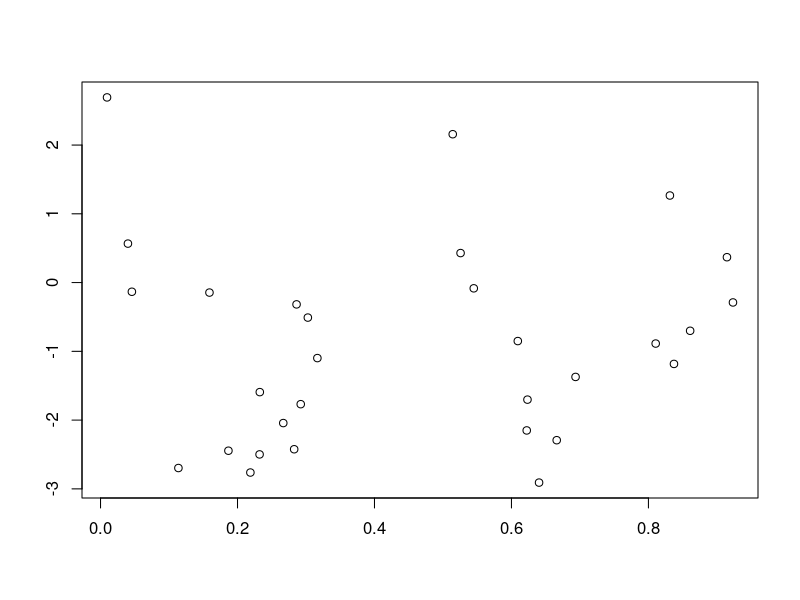
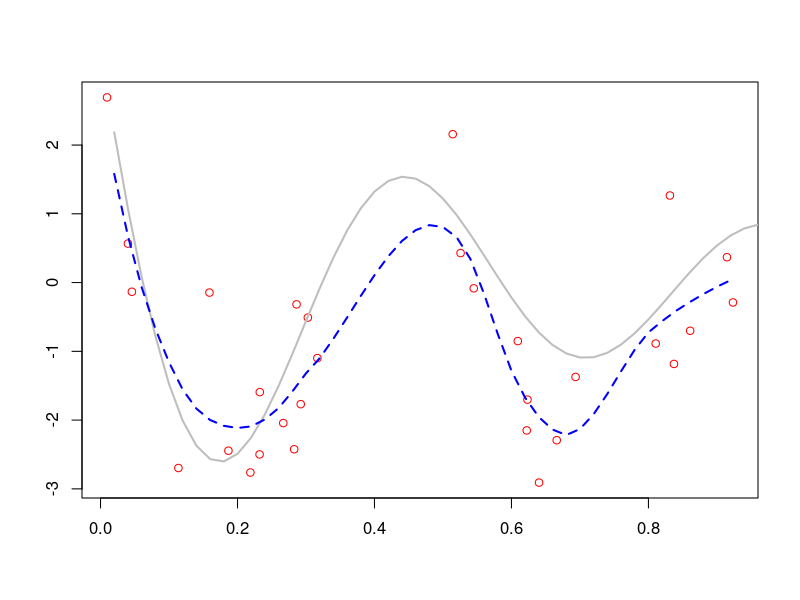

The R source for these figures, in order:
## ---- chunk 1
knitr::opts_chunk$set(echo = TRUE)
## ---- chunk 2
lo.lev <- function(x1, sp){
  # x1: feature vector of length n
  # sp: a value for "span"
  n = length(x1);
  lev = rep(0, n)
  
  ##############################################
  # YOUR CODE: Compute the diagonal entries of the 
  #            smoother matrix S and 
  #            store it in a vector "lev"
  # Tip: check how we compute the smoother matrix
  #      for smoothing spline models
  ##############################################
  A = matrix(0, n, n);
  for(i in 1:n){
       y = rep(0, n); y[i]=1;
       yi = loess(y ~ x1, span=sp, control = loess.control(surface = "direct"))$fitted;
       A[,i]= yi;
  }
 
  return(diag((A+t(A))/2))
}

onestep_CV <- function(x1, y1, sp){
  
  ##############################################
  #  YOUR CODE: 
  #  1) Fit a loess model y1 ~ x1 with span = sp, and extract 
  #     the corresponding residual vector
  #  2) Call lo.lev to obtain the diagonal entries of S
  #  3) Compute LOO-CV and GCV using formula from lecture notes
  #    [lec_W5_NonlinearRegression.pdf] page 33. 
  ##############################################
  lofit = loess(y1 ~ x1, span = sp, control = loess.control(surface = "direct"))
  resid = lofit$residuals
  lev = lo.lev(x1, sp)

  cv = sum(((resid)/(1-lev))^2)/lofit$n
  gcv = sum(((resid)/(1-sum(lev)/lofit$n))^2)/lofit$n
  
  return(list(cv = cv, gcv = gcv))
}

myCV <- function(x1, y1, span){
  # x1: feature vector of length n
  # y1: response vector of length n
  # span: a sequence of values for "span"
  
  m = length(span)
  cv = rep(0, m)
  gcv = rep(0, m)
  
  for(i in 1:m){
    tmp = onestep_CV(x1, y1, span[i])
    cv[i] = tmp$cv
    gcv[i] = tmp$gcv
  }
  return(list(cv = cv, gcv = gcv))
}
## ---- chunk 3
mydata = read.csv(file = "Coding3_Data.csv")
dim(mydata)
## ---- chunk 4
plot(mydata$x, mydata$y, xlab = '', ylab = '')
## ---- chunk 5
span1 = seq(from=0.2, by=0.05, length=15)
cv.out = myCV(mydata$x, mydata$y, span1)
myout = data.frame(CV = cv.out$cv, GCV = cv.out$gcv, span = span1)
## ---- chunk 6
myout
## ---- chunk 7
(msgcv = myout$span[myout$GCV == min(myout$GCV)])
## ---- chunk 8
(mscv = myout$span[myout$CV == min(myout$CV)])
## ---- chunk 9
#Plot data with min GCV value
spangcv.min = msgcv
plot(mydata$x, mydata$y, xlab='', ylab='', col='red')

#Plot true curve 
fx = 1:50/50
fy = sin(12*(fx+0.2))/(fx+0.2)
lines(fx, fy, col='grey', lwd=2)

f = loess(y ~ x, data=mydata, span=spangcv.min)
lines(fx, predict(f, data.frame(x=fx), surface='direct'), lty=2, lwd=2, col='blue')
